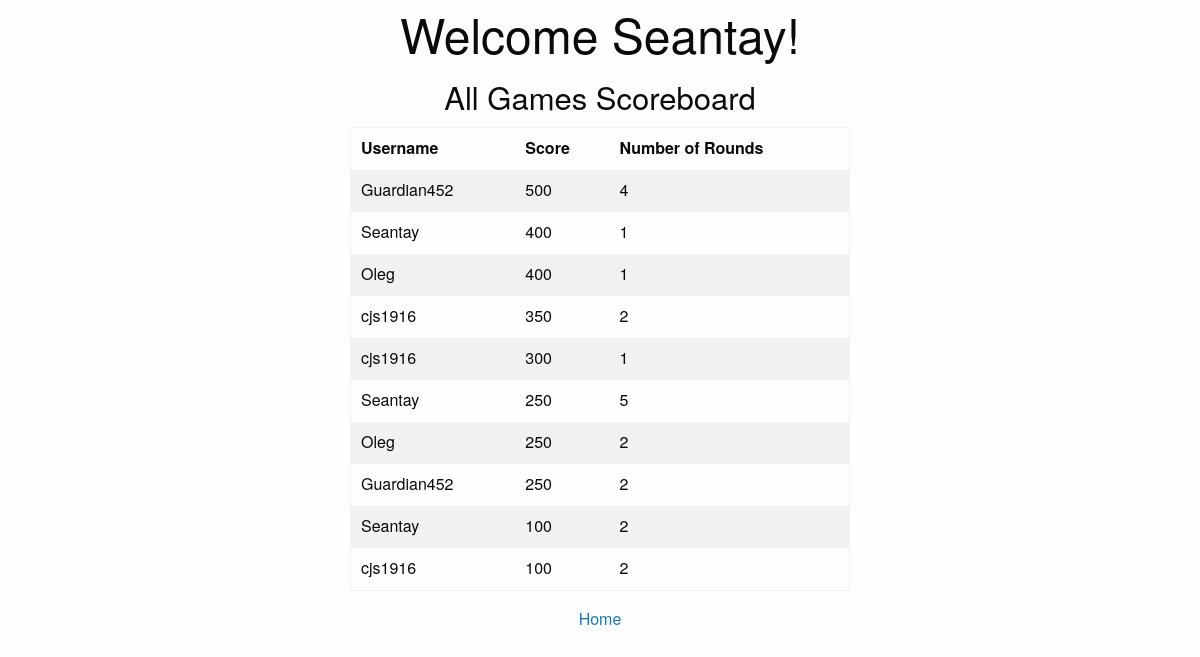
Page /scoreboard (signed in) on the earlier database version.
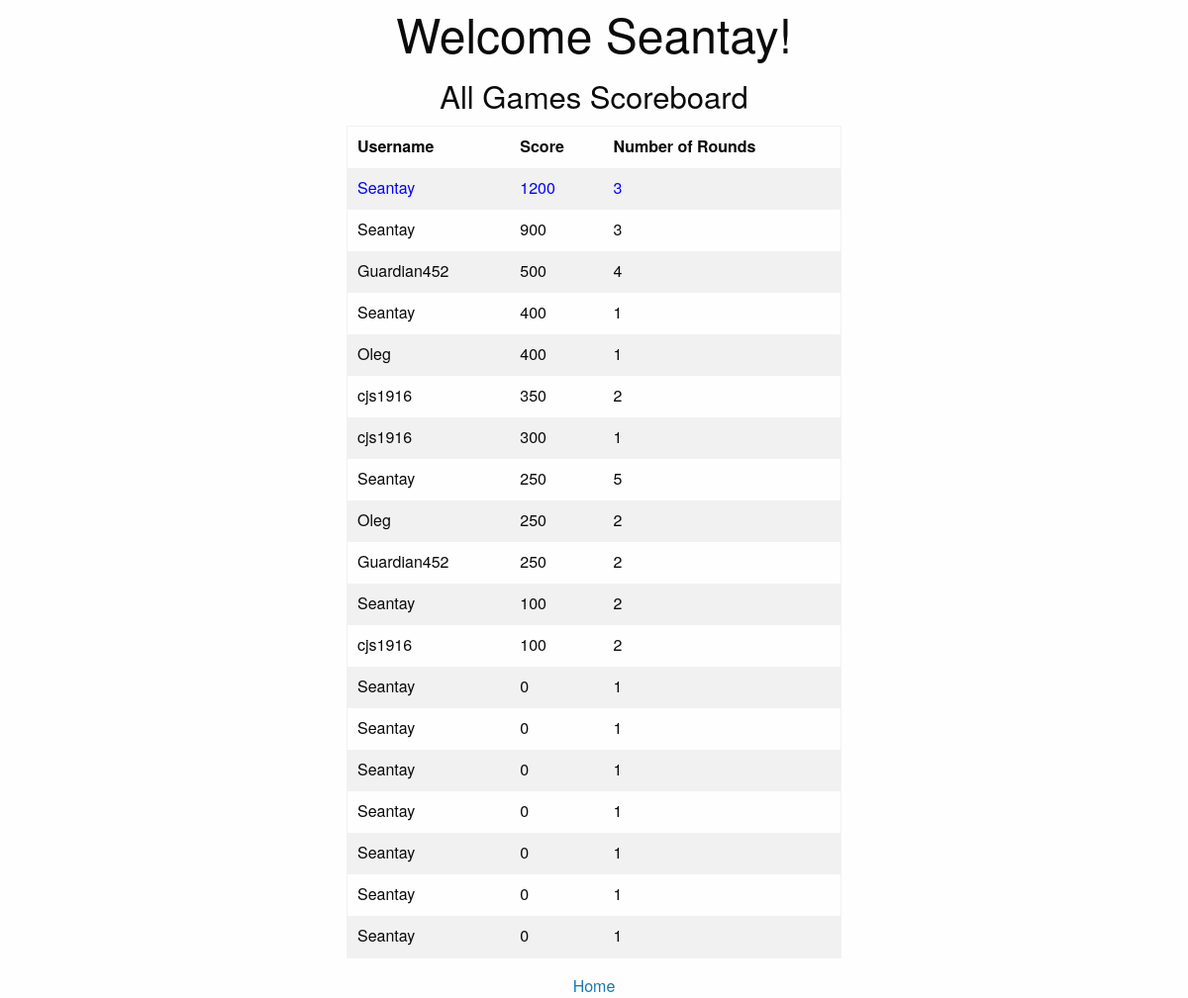
Same page on the later database version.
### user_exp/models.py (models this page shows)
class User(models.Model):
    username = models.CharField(max_length=255)
    password = models.CharField(max_length=255)
    email = models.CharField(max_length=255)
    created_at = models.DateTimeField(auto_now_add=True)
    updated_at = models.DateTimeField(auto_now=True)
    objects = UserManager()

class Playthrough(models.Model):
    user_id = models.ForeignKey(User, related_name="playthroughs", on_delete = models.CASCADE)
    score = models.IntegerField()
    round_count = models.IntegerField()
    created_at = models.DateTimeField(auto_now_add=True)
    updated_at = models.DateTimeField(auto_now=True)

### user_exp/views.py (the view)
# urls.py: path('scoreboard', views.scoreboard),
def scoreboard(request):
    if not 'userid' in request.session:
        return redirect('/')
    else:
        logged_in_user = User.objects.get(email=request.session['userid'])
    context  = {
        'logged_in_user' : logged_in_user,
        'scores' : Playthrough.objects.all().order_by("-score"),
        'lastplay' : Playthrough.objects.last()
    }
    return render(request, 'scoreboard.html', context)

### user_exp/templates/scoreboard.html (shortened to what this page needs)
<!DOCTYPE html>
<html lang="en">
<head>
    <link rel="stylesheet" href="https://stackpath.bootstrapcdn.com/bootstrap/4.3.1/css/bootstrap.min.css"
>
    {% load static %}
    <link rel="stylesheet" href="{% static 'user/css/foundation.css' %}" />
    <link rel="stylesheet" href="{% static 'user/css/dashstyle.css' %}">
</head>
<body>
    <div id="wrapper">
        <h1>Welcome {{logged_in_user.username}}!</h1>
        <h3>All Games Scoreboard</h3>
        <table style="width: 50%">
            <tr>
                <th>Username</th>
                <th>Score</th>
                <th>Number of Rounds</th>
            </tr>
            {% for score in scores %}
            <tr
            {% if lastplay.id == score.id and lastplay.user_id.id == logged_in_user.id %}
                style="color:blue;"
            {% endif %}
            >
                <td>{{ score.user_id.username }}</td>
                <td>{{ score.score }}</td>
                <td>{{ score.round_count }}</td>
            </tr>
            {% endfor %}
        </table>
        <a href='/landing'>Home</a>
    </div>
</body>
</html>

### game_exp/static/game/css/dashstyle.css (style rules this page uses)
:root { --primarytext: #e67025; --secondarytext: rgb(245, 245, 245); --primarybackground: #4b4b4b; --secbackground: #993b00; }
* { padding: 0px; margin: 0px; }
#wrapper { display: flex; flex-direction: column; align-items: center; width: 1000px; margin: auto; }

Differences in the rows shown:
added Playthrough: user_id.username "Seantay", score "1200", round_count "3"
added Playthrough: user_id.username "Seantay", score "900", round_count "3"
added Playthrough: user_id.username "Seantay", score "0", round_count "1"
added Playthrough: user_id.username "Seantay", score "0", round_count "1"
added Playthrough: user_id.username "Seantay", score "0", round_count "1"
added Playthrough: user_id.username "Seantay", score "0", round_count "1"
added Playthrough: user_id.username "Seantay", score "0", round_count "1"
added Playthrough: user_id.username "Seantay", score "0", round_count "1"
added Playthrough: user_id.username "Seantay", score "0", round_count "1"
